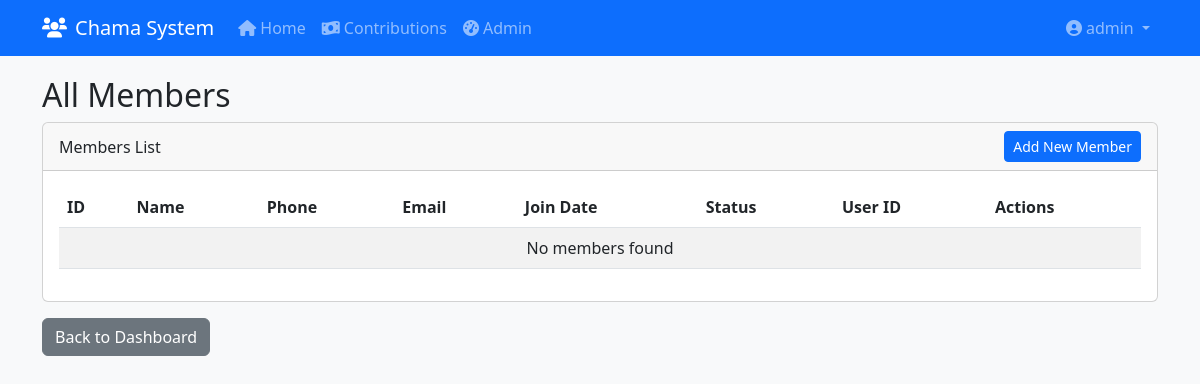
The app's page /admin/members (signed in), older data.
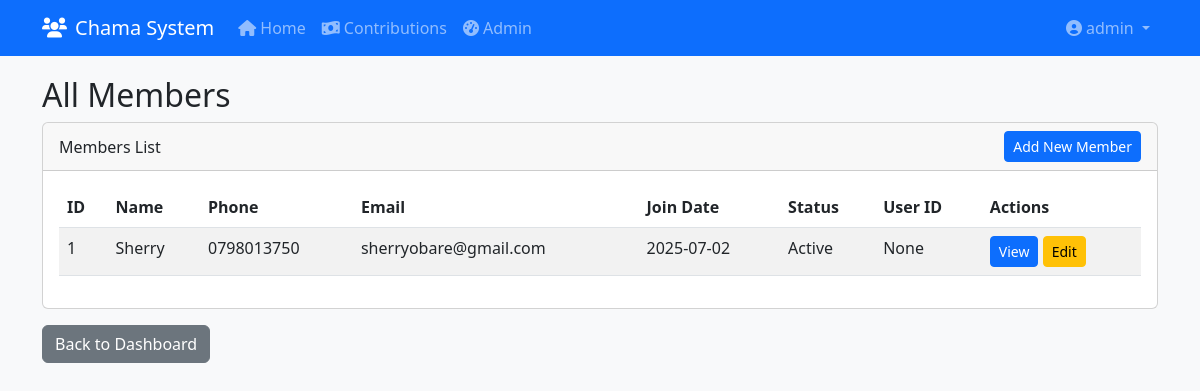
The same page, newer data.
### app.py (models this page shows, shortened)
class User(db.Model, UserMixin):
    id = db.Column(db.Integer, primary_key=True)
    username = db.Column(db.String(80), unique=True, nullable=False)
    password = db.Column(db.String(200), nullable=False)
    is_admin = db.Column(db.Boolean, default=False)
    members = db.relationship('Member', backref='user', lazy=True)
    notifications = db.relationship('Notification', backref='user', lazy=True)
    discussions = db.relationship('Discussion', backref='user', lazy=True)

class Member(db.Model):
    id = db.Column(db.Integer, primary_key=True)
    name = db.Column(db.String(100), nullable=False)
    phone = db.Column(db.String(20), nullable=False, unique=True)
    email = db.Column(db.String(100))
    join_date = db.Column(db.DateTime, default=datetime.utcnow)
    status = db.Column(db.String(20), default='Active')
    user_id = db.Column(db.Integer, db.ForeignKey('user.id'))
    contributions = db.relationship('Contribution', backref='member', lazy=True)
    loans = db.relationship('Loan', backref='member', lazy=True)

### app.py (the view)
@app.route('/admin/members')
@login_required
@admin_required
def admin_members():
    members = Member.query.all()
    return render_template('admin/members.html', members=members)

### app.py (called while the page is built)
@login_manager.user_loader
def load_user(user_id):
    return User.query.get(int(user_id))

def admin_required(f):
    @wraps(f)
    def decorated_function(*args, **kwargs):
        if not current_user.is_admin:
            abort(403)
        return f(*args, **kwargs)
    return decorated_function

### templates/admin/members.html
{% extends "base.html" %}
{% block content %}
<h2>All Members</h2>
<div class="card">
    <div class="card-header d-flex justify-content-between align-items-center">
        <span>Members List</span>
        <a href="{{ url_for('add_member') }}" class="btn btn-primary btn-sm">Add New Member</a>
    </div>
    <div class="card-body">
        <table class="table table-striped">
            <thead>
                <tr>
                    <th>ID</th>
                    <th>Name</th>
                    <th>Phone</th>
                    <th>Email</th>
                    <th>Join Date</th>
                    <th>Status</th>
                    <th>User ID</th>
                    <th>Actions</th>
                </tr>
            </thead>
            <tbody>
                {% for member in members %}
                <tr>
                    <td>{{ member.id }}</td>
                    <td>{{ member.name }}</td>
                    <td>{{ member.phone }}</td>
                    <td>{{ member.email }}</td>
                    <td>{{ member.join_date.strftime('%Y-%m-%d') }}</td>
                    <td>{{ member.status }}</td>
                    <td>{{ member.user_id }}</td>
                    <td>
                        <a href="#" class="btn btn-sm btn-primary">View</a>
                        <a href="#" class="btn btn-sm btn-warning">Edit</a>
                    </td>
                </tr>
                {% else %}
                <tr>
                    <td colspan="8" class="text-center">No members found</td>
                </tr>
                {% endfor %}
            </tbody>
        </table>
    </div>
</div>
<div class="mt-3">
    <a href="{{ url_for('admin_dashboard') }}" class="btn btn-secondary">Back to Dashboard</a>
</div>
{% endblock %}

### templates/base.html (shortened to what this page needs)
<!DOCTYPE html>
<html lang="en">
<head>
    <link href="https://cdn.jsdelivr.net/npm/bootstrap@5.3.0-alpha1/dist/css/bootstrap.min.css" rel="stylesheet">
    <link rel="stylesheet" href="https://cdnjs.cloudflare.com/ajax/libs/font-awesome/6.0.0/css/all.min.css">
</head>
<body>
    {% include 'navbar.html' %}
    <div class="container">
        {% block content %}{% endblock %}
    </div>
</body>
</html>

### templates/navbar.html (shortened to what this page needs)
<nav class="navbar navbar-expand-lg navbar-dark bg-primary">
    <div class="container">
        <a class="navbar-brand" href="{{ url_for('index') }}">
            <i class="fas fa-users me-2"></i>Chama System
        </a>
        <div class="collapse navbar-collapse" id="navbarNav">
            {% if current_user.is_authenticated %}
            <ul class="navbar-nav me-auto">
                <li class="nav-item">
                    <a class="nav-link {% if request.path == url_for('index') %}active{% endif %}" href="{{ url_for('index') }}">
                        <i class="fas fa-home me-1"></i>Home
                    </a>
                </li>
                <li class="nav-item">
                    <a class="nav-link {% if request.path == url_for('contributions') %}active{% endif %}" href="{{ url_for('contributions') }}">
                        <i class="fas fa-money-bill-wave me-1"></i>Contributions
                    </a>
                </li>
                {% if current_user.is_admin %}
                <li class="nav-item">
                    <a class="nav-link {% if request.path == url_for('admin_dashboard') %}active{% endif %}" href="{{ url_for('admin_dashboard') }}">
                        <i class="fas fa-tachometer-alt me-1"></i>Admin
                    </a>
                </li>
                {% endif %}
            </ul>
            <ul class="navbar-nav">
                <li class="nav-item dropdown">
                    <a class="nav-link dropdown-toggle" href="#" id="navbarDropdown" role="button"
                       data-bs-toggle="dropdown" aria-expanded="false">
                        <i class="fas fa-user-circle me-1"></i>{{ current_user.username }}
                    </a>
                </li>
            </ul>
            {% endif %}
        </div>
    </div>
</nav>

### templates/base.html (style rules this page uses)
body { background-color: #f8f9fa; }
.navbar { margin-bottom: 20px; }

Row changes from the older to the newer data that the page shows:
added Member: id "1", name "Sherry", phone "0798013750", email "sherryobare@gmail.com", join_date "2025-07-02", status "Active", user_id "None"
Text that changed along with them:
text no longer shown: "No members found"
